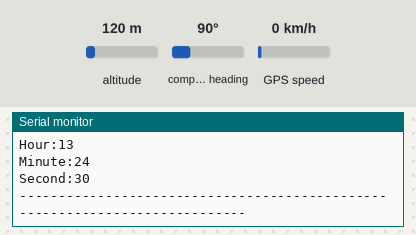
Bench run of a sketch on a simulated Arduino Uno, built for the host (arithmetic inside an expression is 32-bit, double 64-bit). Shown: the last lines printed to the serial monitor. The test bench sets the inputs (shaded band); at power-on: altitude 120 m, GPS speed 0 km/h, compass heading 90°. The GPS gets a fix after 3 s at 37.7749, -122.4194 with 8 satellites.

Above: at 1.2 s.
1.3 s: altitude set to 20 m
At 3.1 s:
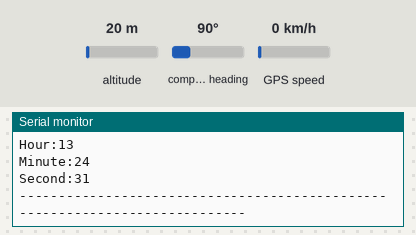
5.7 s: GPS speed set to 2 km/h
At 6.6 s:
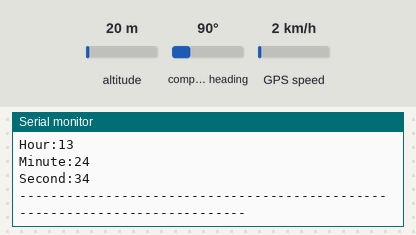
7.2 s: altitude set to 250 m
At 8.6 s:
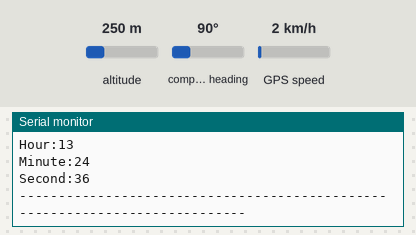
Timing chart, 0 to 10.2 s (numbered marks = the images above; inputs shaded):
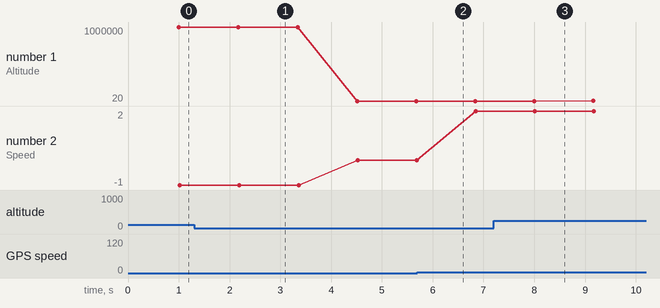

Measured:
- plotted number 1: 1000000 → 20 after the input at 1.3 s, 20 → 250 after the input at 7.2 s
- plotted number 2: 0 → 2 after the input at 5.7 s

The sketch:

Gps_Full.ino
```cpp
#include <TinyGPS.h>
TinyGPS gps;
#include <SoftwareSerial.h>
SoftwareSerial ss(10, 11); // Rx Tx

void setup() {
  Serial.begin(9600);//Serial Communication Speed
  ss.begin(9600);//Serial Port Speed

}

void loop() {
  smartdelay(1000);
  Serial.println();

  uint8_t sat = gps.satellites();// Identification of Satellite Number Data
  Serial.print("Uydu Sayısı:"); Serial.println(sat); //Printing Satellite Data

  float flat, flon; // Defining Latitude and Longitude Data
  unsigned long age;
  gps.f_get_position(&flat, &flon, &age);
  Serial.print("Latitude:"); Serial.println(flat, 6); //Printing Latitude Data
  Serial.print("Longitude:"); Serial.println(flon, 6); //Printing Longitude Data

  int alt = gps.f_altitude(); // Defining Altitude Data
  Serial.print("Altitude:"); Serial.println(alt); // Printing Altitude Data

  int spd = gps.f_speed_kmph(); //Defining Speed Data
  Serial.print("Speed:"); Serial.println(spd);// Printing of Speed Data

  int year;
  byte month, day, hour, minute, second, hundredths;
  unsigned long age2;
  gps.crack_datetime(&year, &month, &day, &hour, &minute, &second, &hundredths);
  Serial.print("Year:"); Serial.println(year);
  Serial.print("Month:"); Serial.println(month);
  Serial.print("Day:"); Serial.println(day);

  Serial.print("Hour:"); Serial.println(hour+3);
  Serial.print("Minute:"); Serial.println(minute);
  Serial.print("Second:"); Serial.println(second);
  Serial.print("----------------------------------------------------------------------------");
}


static void smartdelay(unsigned long ms)
{
  unsigned long start = millis();
  do
  {
    while (ss.available())
      gps.encode(ss.read());
  } while (millis() - start < ms);
}
```
